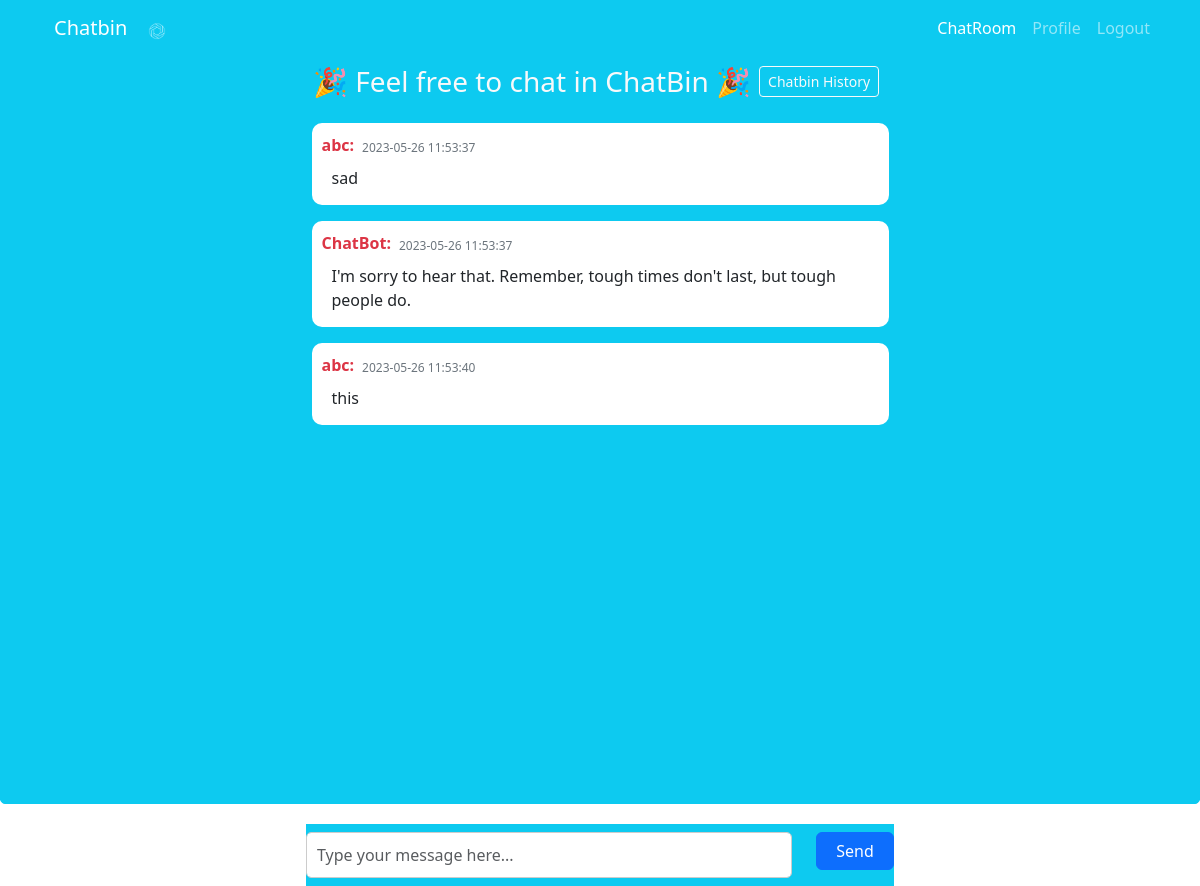
The page /chat (signed in) on the database its author committed.
### app/models.py (models this page shows, shortened)
class Message(db.Model):
    id = db.Column(db.Integer, primary_key=True)
    content = db.Column(db.String(500), nullable=False)
    timestamp = db.Column(db.DateTime, default=datetime.utcnow)
    user_id = db.Column(db.Integer, db.ForeignKey('user.id'))

class User(UserMixin, db.Model):
    id = db.Column(db.Integer, primary_key=True)
    username = db.Column(db.String(64), index=True, unique=True)
    email = db.Column(db.String(120), index=True, unique=True)
    password_hash = db.Column(db.String(128))
    posts = db.relationship('Post', backref='author', lazy='dynamic')
    about_me = db.Column(db.String(140))
    last_seen = db.Column(db.DateTime, default=datetime.utcnow)
    messages = db.relationship('Message', backref='author', lazy='dynamic')

### app/routes.py (the view, shortened to what this page needs)
@app.route('/chat', methods=['GET', 'POST'])
@login_required
def chat():
    messages = Message.query.order_by(Message.timestamp.asc()).all()
    return render_template('chat.html', messages=messages)

### app/__init__.py (called while the page is built)
@login.user_loader
def load_user(id):
    from app.models import User  # Import the User model here to avoid circular imports
    return User.query.get(int(id))

### app/routes.py (called while the page is built)
@app.before_request
def before_request():
    if current_user.is_authenticated:
        current_user.last_seen = datetime.utcnow()
        db.session.commit()

### app/templates/chat.html
{% extends "base.html" %}
{% block content %}
<section class="container-fluid bg-info vh-100">
  <div class="row">
    <div class="col-12 chat-container mt-4 pt-4">
      <div class="chat-header mt-2 bg-info d-flex justify-content-center align-items-center flex-wrap">
        <h3 class="text-light pt-2 m-0">🎉 Feel free to chat in ChatBin 🎉</h3>
        <a
          class="btn btn-sm btn-outline-light mx-2 mt-2"
          href="{{ url_for('user', username=current_user.username) }}"
        >
          Chatbin History
        </a>
      </div>
      <div class="chat-body mt-4" id="chat-board">
        {% for message in messages %}
        <div class="message mb-3">
          <div class="d-flex align-items-center mb-1">
            <span class="othername me-2 text-start">{{ message.author.username }}:</span>
            <span class="timestamp text-start">{{ message.timestamp }}</span>
          </div>
          <div class="content text-start">{{ message.content }}</div>
        </div>
        {% endfor %}
      </div>
    </div>
  </div>
  <div class="chat-input pt-0 pb-10 py-sm-2 pb-lg-2 mb-8 bg-info col-9">
    <div class="row">
      <div class="col-9 col-sm-10">
        <input
          type="text"
          name="message"
          class="form-control message-input"
          id="message-input"
          placeholder="Type your message here..."
        />
      </div>
      <div class="col-3 col-sm-2">
        <button
          type="button"
          class="btn btn-primary submit-btn w-100"
          onclick="sendMessage()"
        >
          Send
        </button>
      </div>
    </div>
  </div>
</section>
{% endblock %}

### app/templates/base.html (shortened to what this page needs)
<!DOCTYPE html>
<html>
  <head>
    <link
      rel="stylesheet"
      href="{{ url_for('static', filename='css/styles.css') }}"
    />
    <link
      href="https://cdn.jsdelivr.net/npm/bootstrap@5.3.0-alpha3/dist/css/bootstrap.min.css"
      rel="stylesheet"
    />
    <link
      rel="stylesheet"
      href="https://cdn.jsdelivr.net/npm/bootstrap-icons@1.3.0/font/bootstrap-icons.css"
    />
  </head>
  <body>
    <section>
      <nav class="navbar navbar-expand-lg bg-info navbar-dark pt-2 fixed-top">
        <div class="container">
          <div class="container-fluid">
            <a class="navbar-brand text-bold lead" href="#"> Chatbin </a>
            <img
              src="{{ url_for('static', filename='logo_white.png') }}"
              alt="Logo"
              width="18"
              height="18"
              class="d-inline-block align-text-bottom"
            />
          </div>
          <div class="collapse navbar-collapse" id="navmenu">
            <ul class="navbar-nav ms-auto">
              <li class="nav-item">
                <a
                  class="nav-link active text-bold lead"
                  aria-current="page"
                  href="{{ url_for('chat') }}"
                  >ChatRoom</a
                >
              </li>
              {% if current_user.is_anonymous %}
              <li class="nav-items">
                <a class="nav-link text-bold lead" href="{{ url_for('index') }}"
                  >Login</a
                >
              </li>
              {% else %}
              <li class="nav-items">
                <a
                  class="nav-link text-bold lead"
                  href="{{ url_for('user', username=current_user.username) }}"
                  >Profile</a
                >
              </li>
              <li class="nav-items">
                <a
                  class="nav-link text-bold lead"
                  href="{{ url_for('logout') }}"
                  >Logout</a
                >
              </li>
              {% endif %}
            </ul>
          </div>
        </div>
      </nav>
    </section>
    {% block content %}{% endblock %}
  </body>
</html>

### app/static/css/styles.css (style rules this page uses)
html, body { margin: 0; padding: 0; }
.chat-container { display: flex; flex-direction: column; justify-content: center; background-color: #0dcaf0; border: 1px solid #0dcaf0; border-radius: 5px; max-width: 600px; margin: 0 auto; padding: 80px; }
.chat-body { width: 50%; margin-left: auto; margin-right: auto; padding-left: 5px; padding-right: 5px; padding-bottom: 10px; scroll-behavior: smooth; }
#chat-board { height: 600px; overflow-y: auto; }
.message { display: flex; flex-direction: column; background-color: #ffffff; border-radius: 10px; padding: 10px; margin-bottom: 10px; }
.othername { font-weight: bold; color: #dc3545; margin-top: auto; }
.timestamp { font-size: 12px; color: #6c757d; margin-top: auto; }
.content { margin-left: 10px; padding: 5px 0; }
.chat-input { max-width: 50%; background-color: #0dcaf0; padding-top: 10px; padding-bottom: 20px; margin-left: auto; margin-right: auto; margin-top: 20px; margin-bottom: 0px; }
#message-input { max-width: 100%; padding: 10px; border: 1px solid #ccc; border-radius: 5px; }

### rows shown on the page
Message: author.username "abc", timestamp "2023-05-26 11:53:37", content "sad"
Message: author.username "ChatBot", timestamp "2023-05-26 11:53:37", content "I'm sorry to hear that. Remember, tough times don't last, but tough people do."
Message: author.username "abc", timestamp "2023-05-26 11:53:40", content "this"
